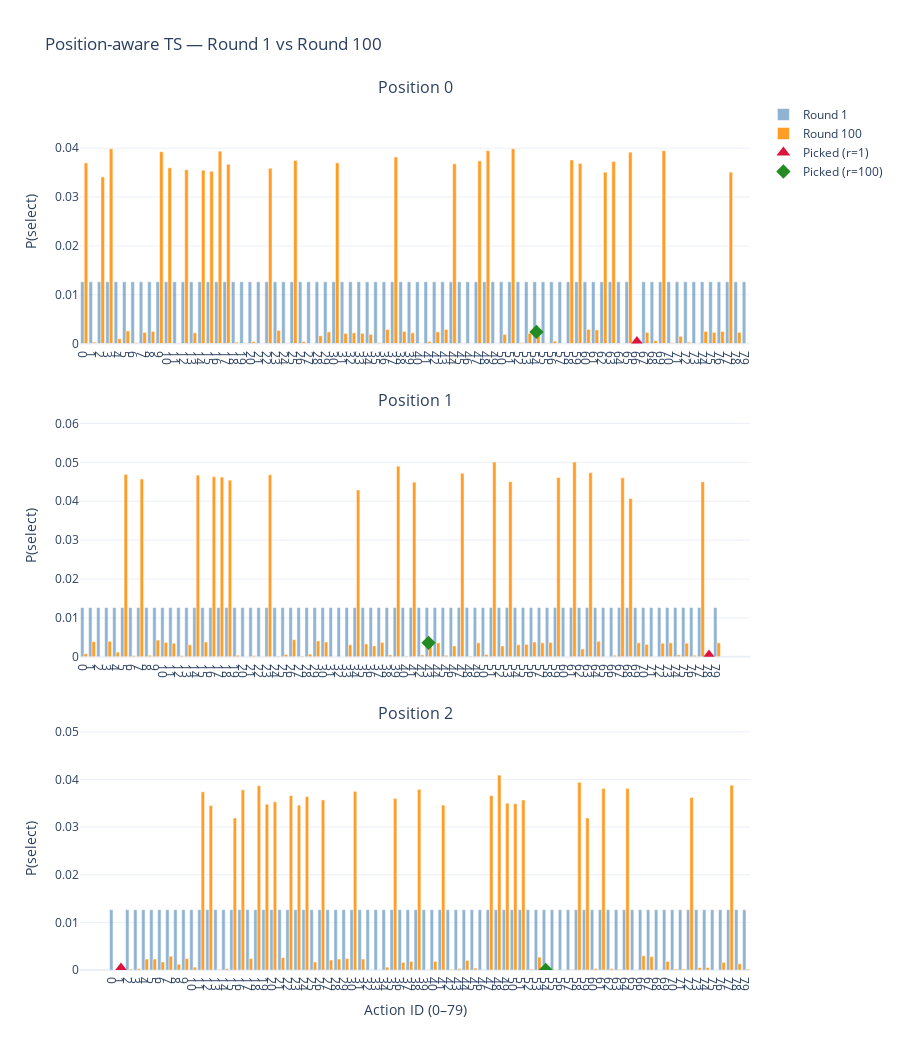

The code cell stored with this chart in its notebook:
### Code cell
# --- Position-aware TS over 100 rounds; show Round 1 vs Round 100 ---

# fresh tracker
tracker = ThompsonSlateTracker(
    df=df,
    n_actions=bf["n_actions"],
    positions=[0, 1, 2],
    seed=7,
    factorize_by_position=True,   # position-aware
)

# Round 0 -> Round 1 (exact closed-form is valid, so keep MC off)
samp1 = tracker.next_round(random_state=SEED, use_mc_if_needed=False)
print("Round 1 samples:\n", samp1)

# Rounds 2..100 (now exact may not apply; allow MC to compute PMFs)
# Tip: random_state=None => fresh randomness each round
tracker.rollout(
    n_rounds=99,                  # advances from current round=1 to round=100
    random_state=None,
    use_mc_if_needed=True,
    n_sim=10_000                  # adjust for speed/variance
)

# Plot Round 1 vs Round 100 with picks highlighted
tracker.plot_compare(
    round_a=1,
    round_b=100,
    title="Position-aware TS — Round 1 vs Round 100",
    show_picks=True
)

### Figure 1 — Plotly figure (JSON) as saved in the notebook; plotly's stock layout.template omitted (floating-point values rounded to 4 significant figures)
{"data": [{"marker": {"color": "steelblue"}, "name": "Round 1", "opacity": 0.6, "showlegend": true, "type": "bar", "x": [0, 1, 2, 3, 4, 5, 6, 7, 8, 9, 10, 11, 12, 13, 14, 15, 16, 17, 18, 19, 20, 21, 22, 23, 24, 25, 26, 27, 28, 29, 30, 31, 32, 33, 34, 35, 36, 37, 38, 39, 40, 41, 42, 43, 44, 45, 46, 47, 48, 49, 50, 51, 52, 53, 54, 55, 56, 57, 58, 59, 60, 61, 62, 63, 64, 65, 66, 67, 68, 69, 70, 71, 72, 73, 74, 75, 76, 77, 78, 79], "xaxis": "x", "y": [0.01265, 0.01265, 0.01265, 0.01265, 0.01265, 0.01265, 0.01265, 0.01265, 0.01265, 0.01265, 0.01265, 0.01265, 0.01265, 0.01265, 0.01265, 0.01265, 0.01265, 0.01265, 0.01265, 0.01265, 0.01265, 0.01265, 0.01265, 0.01265, 0.01265, 0.01265, 0.01265, 0.01265, 0.01265, 0.01265, 0.01265, 0.01265, 0.01265, 0.01265, 0.01265, 0.01265, 0.01265, 0.01265, 0.01265, 0.01265, 0.01265, 0.01265, 0.01265, 0.01265, 0.01265, 0.01265, 0.01265, 0.01265, 0.01265, 0.01265, 0.01265, 0.01265, 0.01265, 0.01265, 0.01265, 0.01265, 0.01265, 0.01265, 0.01265, 0.01265, 0.01265, 0.01265, 0.01265, 0.01265, 0.01265, 0.01265, 0.0003086, 0.01265, 0.01265, 0.01265, 0.01265, 0.01265, 0.01265, 0.01265, 0.01265, 0.01265, 0.01265, 0.01265, 0.01265, 0.01265], "yaxis": "y"}, {"marker": {"color": "darkorange"}, "name": "Round 100", "opacity": 0.85, "showlegend": true, "type": "bar", "x": [0, 1, 2, 3, 4, 5, 6, 7, 8, 9, 10, 11, 12, 13, 14, 15, 16, 17, 18, 19, 20, 21, 22, 23, 24, 25, 26, 27, 28, 29, 30, 31, 32, 33, 34, 35, 36, 37, 38, 39, 40, 41, 42, 43, 44, 45, 46, 47, 48, 49, 50, 51, 52, 53, 54, 55, 56, 57, 58, 59, 60, 61, 62, 63, 64, 65, 66, 67, 68, 69, 70, 71, 72, 73, 74, 75, 76, 77, 78, 79], "xaxis": "x", "y": [0.037, 0.0003, 0.0341, 0.0399, 0.001, 0.0026, 0.0002, 0.0023, 0.0025, 0.0393, 0.036, 0.0001, 0.0356, 0.0022, 0.0355, 0.0353, 0.0394, 0.0367, 0.0003, 0.0001, 0.0004, 0.0, 0.0359, 0.0027, 0.0, 0.0375, 0.0004, 0.0, 0.0016, 0.0024, 0.037, 0.0021, 0.0022, 0.0021, 0.0019, 0.0002, 0.0029, 0.0382, 0.0025, 0.0022, 0.0, 0.0004, 0.0024, 0.0029, 0.0368, 0.0, 0.0, 0.0374, 0.0395, 0.0, 0.0019, 0.0399, 0.0002, 0.0021, 0.0024, 0.0001, 0.0005, 0.0, 0.0376, 0.0369, 0.0029, 0.0028, 0.0351, 0.0373, 0.0, 0.0392, 0.0, 0.0023, 0.0006, 0.0395, 0.0002, 0.0015, 0.0003, 0.0, 0.0025, 0.0023, 0.0025, 0.0351, 0.0023, 0.0], "yaxis": "y"}, {"hovertemplate": "Round 1<br>Position: 0<br>Action: %{x}<br>P: %{y:.6f}<br>Reward: 0<extra></extra>", "marker": {"color": "crimson", "size": 12, "symbol": "triangle-up"}, "mode": "markers", "name": "Picked (r=1)", "showlegend": true, "type": "scatter", "x": [66], "xaxis": "x", "y": [0.0003086], "yaxis": "y"}, {"hovertemplate": "Round 100<br>Position: 0<br>Action: %{x}<br>P: %{y:.6f}<br>Reward: 0<extra></extra>", "marker": {"color": "forestgreen", "size": 11, "symbol": "diamond"}, "mode": "markers", "name": "Picked (r=100)", "showlegend": true, "type": "scatter", "x": [54], "xaxis": "x", "y": [0.0024], "yaxis": "y"}, {"marker": {"color": "steelblue"}, "name": "Round 1", "opacity": 0.6, "showlegend": false, "type": "bar", "x": [0, 1, 2, 3, 4, 5, 6, 7, 8, 9, 10, 11, 12, 13, 14, 15, 16, 17, 18, 19, 20, 21, 22, 23, 24, 25, 26, 27, 28, 29, 30, 31, 32, 33, 34, 35, 36, 37, 38, 39, 40, 41, 42, 43, 44, 45, 46, 47, 48, 49, 50, 51, 52, 53, 54, 55, 56, 57, 58, 59, 60, 61, 62, 63, 64, 65, 66, 67, 68, 69, 70, 71, 72, 73, 74, 75, 76, 77, 78, 79], "xaxis": "x2", "y": [0.01265, 0.01265, 0.01265, 0.01265, 0.01265, 0.01265, 0.01265, 0.01265, 0.01265, 0.01265, 0.01265, 0.01265, 0.01265, 0.01265, 0.01265, 0.01265, 0.01265, 0.01265, 0.01265, 0.01265, 0.01265, 0.01265, 0.01265, 0.01265, 0.01265, 0.01265, 0.01265, 0.01265, 0.01265, 0.01265, 0.01265, 0.01265, 0.01265, 0.01265, 0.01265, 0.01265, 0.01265, 0.01265, 0.01265, 0.01265, 0.01265, 0.01265, 0.01265, 0.01265, 0.01265, 0.01265, 0.01265, 0.01265, 0.01265, 0.01265, 0.01265, 0.01265, 0.01265, 0.01265, 0.01265, 0.01265, 0.01265, 0.01265, 0.01265, 0.01265, 0.01265, 0.01265, 0.01265, 0.01265, 0.01265, 0.01265, 0.01265, 0.01265, 0.01265, 0.01265, 0.01265, 0.01265, 0.01265, 0.01265, 0.01265, 0.01265, 0.01265, 0.01265, 0.0003086, 0.01265], "yaxis": "y2"}, {"marker": {"color": "darkorange"}, "name": "Round 100", "opacity": 0.85, "showlegend": false, "type": "bar", "x": [0, 1, 2, 3, 4, 5, 6, 7, 8, 9, 10, 11, 12, 13, 14, 15, 16, 17, 18, 19, 20, 21, 22, 23, 24, 25, 26, 27, 28, 29, 30, 31, 32, 33, 34, 35, 36, 37, 38, 39, 40, 41, 42, 43, 44, 45, 46, 47, 48, 49, 50, 51, 52, 53, 54, 55, 56, 57, 58, 59, 60, 61, 62, 63, 64, 65, 66, 67, 68, 69, 70, 71, 72, 73, 74, 75, 76, 77, 78, 79], "xaxis": "x2", "y": [0.0008, 0.0039, 0.0, 0.004, 0.0012, 0.0469, 0.0003, 0.0457, 0.0004, 0.0043, 0.0037, 0.0035, 0.0003, 0.0031, 0.0467, 0.0038, 0.0463, 0.0462, 0.0454, 0.0004, 0.0, 0.0003, 0.0001, 0.0468, 0.0002, 0.0006, 0.0044, 0.0002, 0.0007, 0.0041, 0.0038, 0.0, 0.0, 0.0031, 0.0429, 0.0033, 0.0028, 0.0037, 0.0005, 0.049, 0.0002, 0.0449, 0.0005, 0.0036, 0.0036, 0.0004, 0.0028, 0.0472, 0.0002, 0.0036, 0.0006, 0.0501, 0.0028, 0.045, 0.0031, 0.0032, 0.0038, 0.0036, 0.0037, 0.0461, 0.0001, 0.0501, 0.002, 0.0473, 0.004, 0.0, 0.0004, 0.046, 0.0407, 0.0036, 0.0032, 0.0001, 0.0035, 0.0036, 0.0005, 0.0035, 0.0004, 0.045, 0.0, 0.0036], "yaxis": "y2"}, {"hovertemplate": "Round 1<br>Position: 1<br>Action: %{x}<br>P: %{y:.6f}<br>Reward: 0<extra></extra>", "marker": {"color": "crimson", "size": 12, "symbol": "triangle-up"}, "mode": "markers", "name": "Picked (r=1)", "showlegend": false, "type": "scatter", "x": [78], "xaxis": "x2", "y": [0.0003086], "yaxis": "y2"}, {"hovertemplate": "Round 100<br>Position: 1<br>Action: %{x}<br>P: %{y:.6f}<br>Reward: 0<extra></extra>", "marker": {"color": "forestgreen", "size": 11, "symbol": "diamond"}, "mode": "markers", "name": "Picked (r=100)", "showlegend": false, "type": "scatter", "x": [43], "xaxis": "x2", "y": [0.0036], "yaxis": "y2"}, {"marker": {"color": "steelblue"}, "name": "Round 1", "opacity": 0.6, "showlegend": false, "type": "bar", "x": [0, 1, 2, 3, 4, 5, 6, 7, 8, 9, 10, 11, 12, 13, 14, 15, 16, 17, 18, 19, 20, 21, 22, 23, 24, 25, 26, 27, 28, 29, 30, 31, 32, 33, 34, 35, 36, 37, 38, 39, 40, 41, 42, 43, 44, 45, 46, 47, 48, 49, 50, 51, 52, 53, 54, 55, 56, 57, 58, 59, 60, 61, 62, 63, 64, 65, 66, 67, 68, 69, 70, 71, 72, 73, 74, 75, 76, 77, 78, 79], "xaxis": "x3", "y": [0.01265, 0.0003086, 0.01265, 0.01265, 0.01265, 0.01265, 0.01265, 0.01265, 0.01265, 0.01265, 0.01265, 0.01265, 0.01265, 0.01265, 0.01265, 0.01265, 0.01265, 0.01265, 0.01265, 0.01265, 0.01265, 0.01265, 0.01265, 0.01265, 0.01265, 0.01265, 0.01265, 0.01265, 0.01265, 0.01265, 0.01265, 0.01265, 0.01265, 0.01265, 0.01265, 0.01265, 0.01265, 0.01265, 0.01265, 0.01265, 0.01265, 0.01265, 0.01265, 0.01265, 0.01265, 0.01265, 0.01265, 0.01265, 0.01265, 0.01265, 0.01265, 0.01265, 0.01265, 0.01265, 0.01265, 0.01265, 0.01265, 0.01265, 0.01265, 0.01265, 0.01265, 0.01265, 0.01265, 0.01265, 0.01265, 0.01265, 0.01265, 0.01265, 0.01265, 0.01265, 0.01265, 0.01265, 0.01265, 0.01265, 0.01265, 0.01265, 0.01265, 0.01265, 0.01265, 0.01265], "yaxis": "y3"}, {"marker": {"color": "darkorange"}, "name": "Round 100", "opacity": 0.85, "showlegend": false, "type": "bar", "x": [0, 1, 2, 3, 4, 5, 6, 7, 8, 9, 10, 11, 12, 13, 14, 15, 16, 17, 18, 19, 20, 21, 22, 23, 24, 25, 26, 27, 28, 29, 30, 31, 32, 33, 34, 35, 36, 37, 38, 39, 40, 41, 42, 43, 44, 45, 46, 47, 48, 49, 50, 51, 52, 53, 54, 55, 56, 57, 58, 59, 60, 61, 62, 63, 64, 65, 66, 67, 68, 69, 70, 71, 72, 73, 74, 75, 76, 77, 78, 79], "xaxis": "x3", "y": [0.0, 0.0002, 0.0002, 0.0003, 0.0023, 0.0023, 0.0017, 0.0029, 0.0012, 0.0024, 0.0006, 0.0374, 0.0345, 0.0001, 0.0003, 0.0319, 0.0378, 0.0024, 0.0387, 0.0348, 0.0353, 0.0026, 0.0366, 0.0346, 0.0364, 0.0017, 0.0357, 0.0021, 0.0023, 0.0024, 0.0375, 0.0023, 0.0, 0.0, 0.0006, 0.036, 0.0016, 0.0018, 0.0379, 0.0, 0.0018, 0.0346, 0.0001, 0.0003, 0.002, 0.0004, 0.0, 0.0366, 0.0409, 0.035, 0.0349, 0.0357, 0.0002, 0.0027, 0.0, 0.0, 0.0, 0.0001, 0.0394, 0.0319, 0.0003, 0.0381, 0.0003, 0.0001, 0.0381, 0.0, 0.003, 0.0028, 0.0, 0.0018, 0.0002, 0.0002, 0.0362, 0.0005, 0.0005, 0.0, 0.0016, 0.0388, 0.0013, 0.0002], "yaxis": "y3"}, {"hovertemplate": "Round 1<br>Position: 2<br>Action: %{x}<br>P: %{y:.6f}<br>Reward: 0<extra></extra>", "marker": {"color": "crimson", "size": 12, "symbol": "triangle-up"}, "mode": "markers", "name": "Picked (r=1)", "showlegend": false, "type": "scatter", "x": [1], "xaxis": "x3", "y": [0.0003086], "yaxis": "y3"}, {"hovertemplate": "Round 100<br>Position: 2<br>Action: %{x}<br>P: %{y:.6f}<br>Reward: 0<extra></extra>", "marker": {"color": "forestgreen", "size": 11, "symbol": "diamond"}, "mode": "markers", "name": "Picked (r=100)", "showlegend": false, "type": "scatter", "x": [54], "xaxis": "x3", "y": [0], "yaxis": "y3"}], "layout": {"annotations": [{"font": {"size": 16}, "showarrow": false, "text": "Position 0", "x": 0.5, "xanchor": "center", "xref": "paper", "y": 1, "yanchor": "bottom", "yref": "paper"}, {"font": {"size": 16}, "showarrow": false, "text": "Position 1", "x": 0.5, "xanchor": "center", "xref": "paper", "y": 0.64, "yanchor": "bottom", "yref": "paper"}, {"font": {"size": 16}, "showarrow": false, "text": "Position 2", "x": 0.5, "xanchor": "center", "xref": "paper", "y": 0.28, "yanchor": "bottom", "yref": "paper"}], "bargap": 0.15, "barmode": "group", "height": 1050, "title": {"text": "Position-aware TS — Round 1 vs Round 100"}, "xaxis": {"anchor": "y", "domain": [0, 1], "tickmode": "array", "ticktext": ["0", "1", "2", "3", "4", "5", "6", "7", "8", "9", "10", "11", "12", "13", "14", "15", "16", "17", "18", "19", "20", "21", "22", "23", "24", "25", "26", "27", "28", "29", "30", "31", "32", "33", "34", "35", "36", "37", "38", "39", "40", "41", "42", "43", "44", "45", "46", "47", "48", "49", "50", "51", "52", "53", "54", "55", "56", "57", "58", "59", "60", "61", "62", "63", "64", "65", "66", "67", "68", "69", "70", "71", "72", "73", "74", "75", "76", "77", "78", "79"], "tickvals": [0, 1, 2, 3, 4, 5, 6, 7, 8, 9, 10, 11, 12, 13, 14, 15, 16, 17, 18, 19, 20, 21, 22, 23, 24, 25, 26, 27, 28, 29, 30, 31, 32, 33, 34, 35, 36, 37, 38, 39, 40, 41, 42, 43, 44, 45, 46, 47, 48, 49, 50, 51, 52, 53, 54, 55, 56, 57, 58, 59, 60, 61, 62, 63, 64, 65, 66, 67, 68, 69, 70, 71, 72, 73, 74, 75, 76, 77, 78, 79], "title": {"text": ""}}, "xaxis2": {"anchor": "y2", "domain": [0, 1], "tickmode": "array", "ticktext": ["0", "1", "2", "3", "4", "5", "6", "7", "8", "9", "10", "11", "12", "13", "14", "15", "16", "17", "18", "19", "20", "21", "22", "23", "24", "25", "26", "27", "28", "29", "30", "31", "32", "33", "34", "35", "36", "37", "38", "39", "40", "41", "42", "43", "44", "45", "46", "47", "48", "49", "50", "51", "52", "53", "54", "55", "56", "57", "58", "59", "60", "61", "62", "63", "64", "65", "66", "67", "68", "69", "70", "71", "72", "73", "74", "75", "76", "77", "78", "79"], "tickvals": [0, 1, 2, 3, 4, 5, 6, 7, 8, 9, 10, 11, 12, 13, 14, 15, 16, 17, 18, 19, 20, 21, 22, 23, 24, 25, 26, 27, 28, 29, 30, 31, 32, 33, 34, 35, 36, 37, 38, 39, 40, 41, 42, 43, 44, 45, 46, 47, 48, 49, 50, 51, 52, 53, 54, 55, 56, 57, 58, 59, 60, 61, 62, 63, 64, 65, 66, 67, 68, 69, 70, 71, 72, 73, 74, 75, 76, 77, 78, 79], "title": {"text": ""}}, "xaxis3": {"anchor": "y3", "domain": [0, 1], "tickmode": "array", "ticktext": ["0", "1", "2", "3", "4", "5", "6", "7", "8", "9", "10", "11", "12", "13", "14", "15", "16", "17", "18", "19", "20", "21", "22", "23", "24", "25", "26", "27", "28", "29", "30", "31", "32", "33", "34", "35", "36", "37", "38", "39", "40", "41", "42", "43", "44", "45", "46", "47", "48", "49", "50", "51", "52", "53", "54", "55", "56", "57", "58", "59", "60", "61", "62", "63", "64", "65", "66", "67", "68", "69", "70", "71", "72", "73", "74", "75", "76", "77", "78", "79"], "tickvals": [0, 1, 2, 3, 4, 5, 6, 7, 8, 9, 10, 11, 12, 13, 14, 15, 16, 17, 18, 19, 20, 21, 22, 23, 24, 25, 26, 27, 28, 29, 30, 31, 32, 33, 34, 35, 36, 37, 38, 39, 40, 41, 42, 43, 44, 45, 46, 47, 48, 49, 50, 51, 52, 53, 54, 55, 56, 57, 58, 59, 60, 61, 62, 63, 64, 65, 66, 67, 68, 69, 70, 71, 72, 73, 74, 75, 76, 77, 78, 79], "title": {"text": "Action ID (0–79)"}}, "yaxis": {"anchor": "x", "domain": [0.72, 1], "range": [0, 0.04987], "title": {"text": "P(select)"}}, "yaxis2": {"anchor": "x2", "domain": [0.36, 0.64], "range": [0, 0.06263], "title": {"text": "P(select)"}}, "yaxis3": {"anchor": "x3", "domain": [0, 0.28], "range": [0, 0.05112], "title": {"text": "P(select)"}}}}
